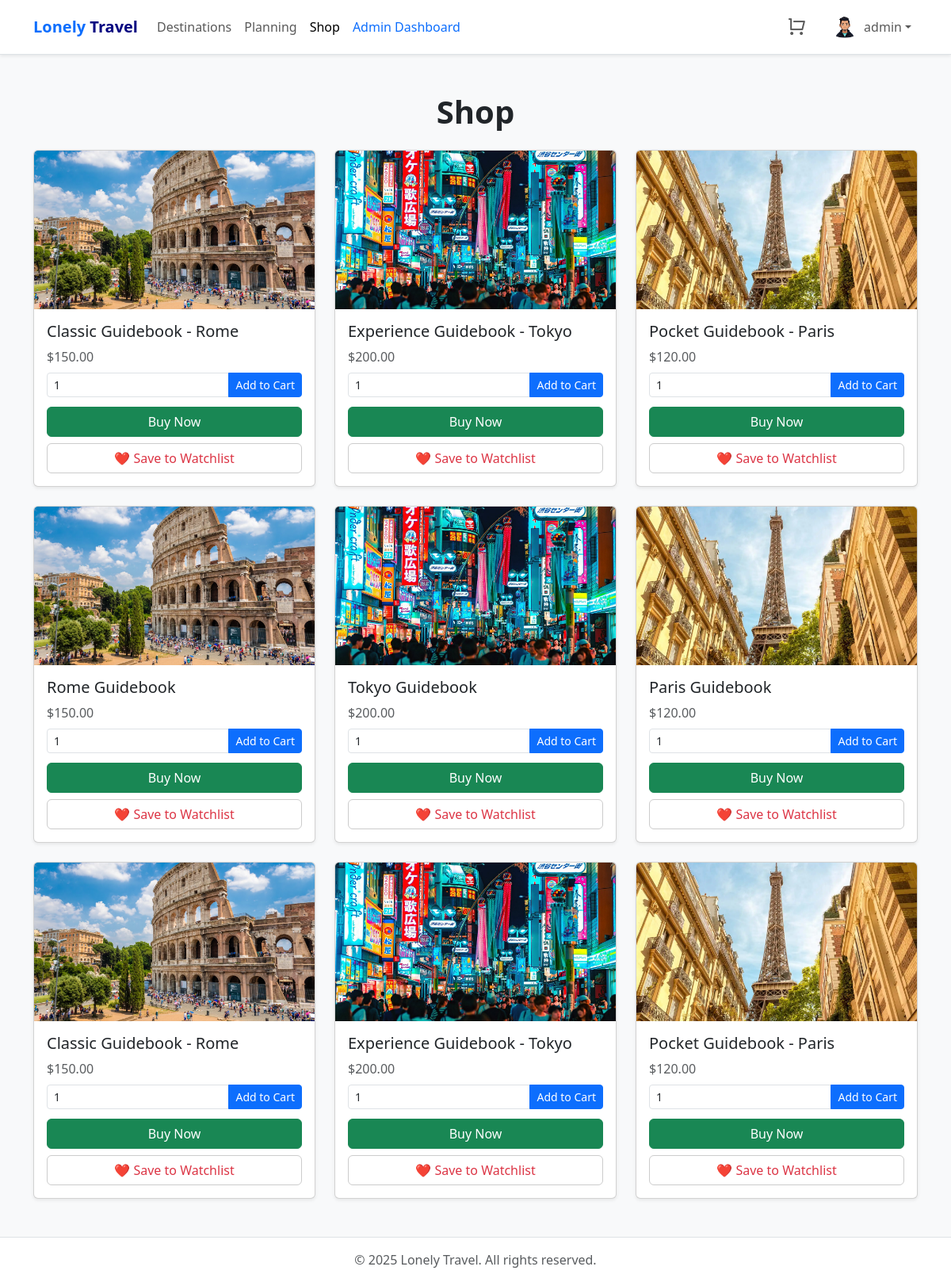
/shop.php (signed in), run on the app's committed database.
### tables this page shows
CREATE TABLE products (
    id INT AUTO_INCREMENT PRIMARY KEY,
    name VARCHAR(255) NOT NULL,
    description TEXT,
    price DECIMAL(10,2) NOT NULL,
    image VARCHAR(255) NOT NULL
);

### shop.php (the view, shortened to what this page needs)
<?php
include_once "config.php";
$username = $_SESSION['username'] ?? 'Guest';
$userId = $_SESSION['id'] ?? 0;
$profileImage = $_SESSION['profile_image'] ?? 'img/default.png';
try {
    $stmt = $conn->query("SELECT * FROM products");
    $products = $stmt->fetchAll();
} catch (PDOException $e) {
    die("Error loading products: " . $e->getMessage());
}
?>
<!DOCTYPE html>
<html lang="en">
<head>
  <link href="https://cdn.jsdelivr.net/npm/bootstrap@5.3.3/dist/css/bootstrap.min.css" rel="stylesheet" />
  <link href="https://cdn.jsdelivr.net/npm/remixicon@4.5.0/fonts/remixicon.css" rel="stylesheet" />
</head>
<body>
<nav class="navbar navbar-expand-lg navbar-light bg-white border-bottom shadow-sm py-2 px-3">
  <div class="container">
    <a class="navbar-brand fw-bold text-primary" href="index.php">
      Lonely <span>Travel</span>
    </a>
    <div class="collapse navbar-collapse" id="navbarNav">
      <ul class="navbar-nav me-auto mb-2 mb-lg-0">
        <li class="nav-item"><a class="nav-link" href="index.php">Destinations</a></li>
        <li class="nav-item"><a class="nav-link" href="planning.php">Planning</a></li>
        <li class="nav-item"><a class="nav-link active" href="shop.php">Shop</a></li>
        <?php if (isset($_SESSION['role']) && $_SESSION['role'] === 'admin'): ?>
        <li class="nav-item"><a class="nav-link text-primary" href="dashboard.php">Admin Dashboard</a></li>
        <?php endif; ?>
      </ul>
      <ul class="navbar-nav ms-auto align-items-center">
        <li class="nav-item me-3">
          <a href="cart.php" class="nav-link position-relative">
            <i class="ri-shopping-cart-line" style="font-size: 1.5rem;"></i>
          </a>
        </li>
        <li class="nav-item dropdown">
          <a class="nav-link dropdown-toggle d-flex align-items-center" href="#" id="userDropdown" role="button"
            data-bs-toggle="dropdown" aria-expanded="false">
            <img src="<?= htmlspecialchars($profileImage) ?>" alt="Profile" class="profile-img me-2" />
            <?= htmlspecialchars($username) ?>
          </a>
        </li>
      </ul>
    </div>
  </div>
</nav>
<div class="container my-5">
  <h1 class="mb-4 fw-bold text-center">Shop</h1>
  <div class="row row-cols-1 row-cols-md-3 g-4">
    <?php foreach ($products as $product): ?>
    <div class="col">
      <div class="card h-100 shadow-sm">
        <img src="<?= htmlspecialchars($product['image']) ?>" class="card-img-top" alt="<?= htmlspecialchars($product['name']) ?>">
        <div class="card-body d-flex flex-column">
          <h5 class="card-title"><?= htmlspecialchars($product['name']) ?></h5>
          <p class="card-text text-muted mb-2">$<?= number_format($product['price'], 2) ?></p>
          <?php if ($userId): ?>
          <form method="post" class="mt-auto mb-2">
            <div class="input-group input-group-sm">
              <input type="number" name="quantity" class="form-control" value="1" min="1" required>
              <button type="submit" class="btn btn-primary">Add to Cart</button>
            </div>
          </form>
          <form method="post" class="mt-1">
            <button type="submit" class="btn btn-success w-100">Buy Now</button>
          </form>
          <a href="add_to_watchlist.php?item_type=product&item_id=<?= $product['id'] ?>" class="btn btn-watchlist w-100 mt-2">
            ❤️ Save to Watchlist
          </a>
          <?php else: ?>
          <p class="text-muted">Login to purchase or save to watchlist.</p>
          <?php endif; ?>
        </div>
      </div>
    </div>
    <?php endforeach; ?>
  </div>
</div>
<footer class="bg-white text-center py-3 border-top mt-auto">
  <p class="mb-0 text-muted">© 2025 Lonely Travel. All rights reserved.</p>
</footer>
</body>
</html>

### shop.php (style rules this page uses)
body { background-color: #f8f9fa; }
.navbar-brand span { color: #000080; }
.card img { object-fit: cover; height: 200px; }
.profile-img { width: 32px; height: 32px; object-fit: cover; border-radius: 50%; }
.btn-watchlist { border: 1px solid #ccc; background-color: white; color: #dc3545; }

### data on the page
products: image (picture), name "Classic Guidebook - Rome", price "150.00"
products: image (picture), name "Experience Guidebook - Tokyo", price "200.00"
products: image (picture), name "Pocket Guidebook - Paris", price "120.00"
products: image (picture), name "Rome Guidebook", price "150.00"
products: image (picture), name "Tokyo Guidebook", price "200.00"
products: image (picture), name "Paris Guidebook", price "120.00"
products: image (picture), name "Classic Guidebook - Rome", price "150.00"
products: image (picture), name "Experience Guidebook - Tokyo", price "200.00"
products: image (picture), name "Pocket Guidebook - Paris", price "120.00"

### other printed values
$username "admin"
